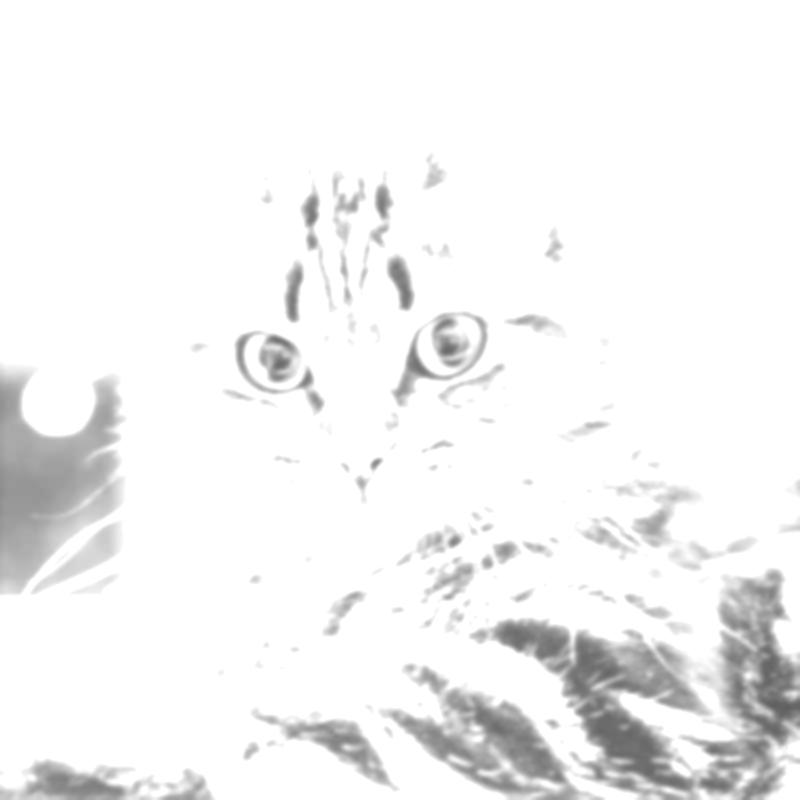
#> input picture cat.jpg, 800 x 800 px
$ python slider_blur.py
#> lines starting #> are read from the running program, lines starting #| are printed output that depends on the picture
import numpy as np
import matplotlib.pyplot as plt
# from scipy.ndimage import convolve
from matplotlib.widgets import Slider

import matplotlib.pyplot as plt
from PIL import Image
import os

def read_img(filepath):
#> called with filepath = '../cat.jpg'
	img = Image.open(filepath).convert('RGB')
#> img is the input picture: PIL image 800x800 RGB; min 94, max 255, mean 242.8
	return np.array(img, dtype=np.float32)

def save_img(img_arr, filepath):
	os.makedirs(os.path.dirname(filepath), exist_ok=True)
	Image.fromarray(img_arr).save(filepath)

def gauss_kernel(m, n, sigma):
	x = np.arange(-(m - 1) // 2, (m - 1) // 2 + 1)
	y = np.arange(-(n - 1) // 2, (n - 1) // 2 + 1)
	xx, yy = np.meshgrid(x, y)
	kernel = np.exp(-(xx ** 2 + yy ** 2) / (2 * sigma ** 2))
	kernel = kernel / np.sum(kernel)
	return kernel

def kernel_convolution_rfft(img_2d: np.ndarray, kernel: np.ndarray) -> np.ndarray:
	if kernel.ndim != 2:
		raise ValueError('Input kernel must be 2D')
	if img_2d.ndim != 3:
		raise ValueError('Input image must be 3D')
	norm_img = img_2d.astype(np.float32) / 255.0
	h, w, c = norm_img.shape
#> h = 800; w = 800; c = 3
	if kernel.shape[0] != kernel.shape[1]:
		raise ValueError('Kernel must be square')

	k = kernel.shape[0]
	pad = k // 2
	padded_img = np.pad(norm_img, ((pad, pad), (pad, pad), (0, 0)), mode='constant')
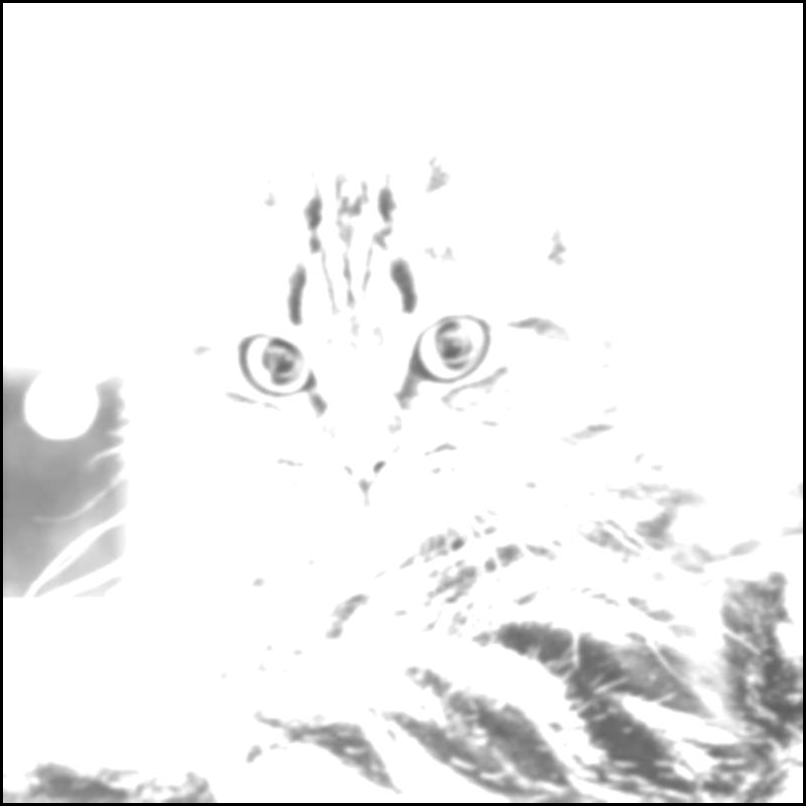
#> padded_img: shape (806, 806, 3) float32; min 0, max 1, mean 0.938
	fft_h = padded_img.shape[0] + k - 1
#> fft_h = 812
	fft_w = padded_img.shape[1] + k - 1
#> fft_w = 812
	kernel_fft = np.fft.rfft2(kernel.astype(np.float32), s=(fft_h, fft_w))
	result = np.empty((h, w, c), dtype=np.float32)
	r0, r1 = k - 1, padded_img.shape[0]
#> r0 = 6; r1 = 806
	c0, c1 = k - 1, padded_img.shape[1]
#> c0 = 6; c1 = 806
	for i in range(c):
		channel_fft = np.fft.rfft2(padded_img[:, :, i], s=(fft_h, fft_w))
		conv_fft = channel_fft * kernel_fft
		conv_real = np.fft.irfft2(conv_fft, s=(fft_h, fft_w))
		result[:, :, i] = conv_real[r0:r1, c0:c1]
#> this loop made 3 passes
#> pass 1, in kernel_convolution_rfft, `conv_real = np.fft.irfft2(conv_fft, s=(fft_h, fft_w))`:
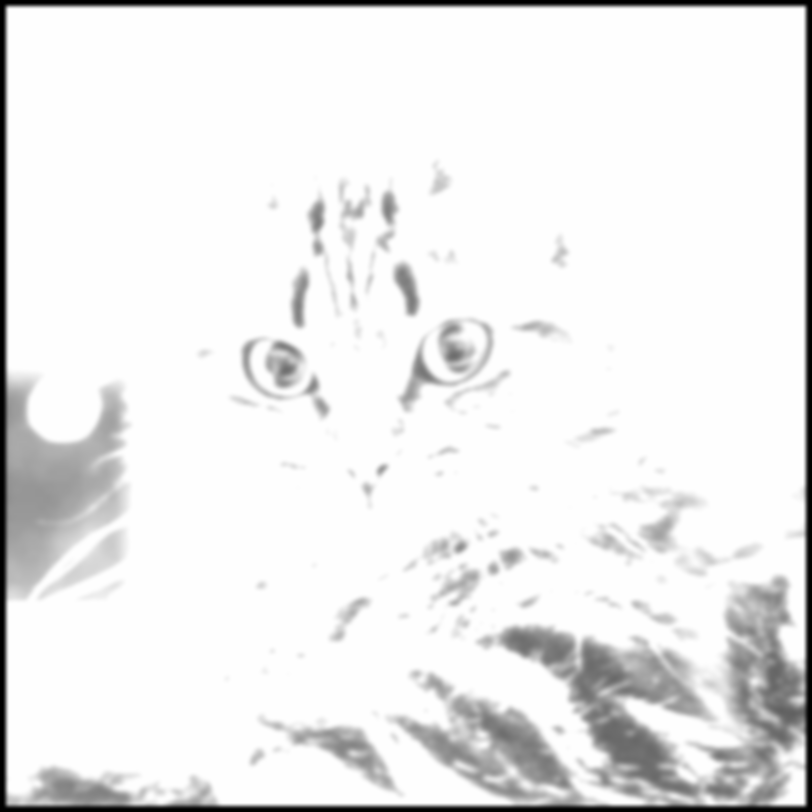
#> conv_real: shape (812, 812) float64; min -7e-16, max 1, mean 0.924; drawn with min black and max white
	return np.clip(result * 255.0, 0, 255).astype(np.uint8)

# Load a sample grayscale image
image = read_img("../cat.jpg")
# Parameters for the Gaussian kernel
kernel_size = 7  # Size of the kernel (odd number)
# Create the Gaussian kernel initially with a default sigma
sigma_init = 2.0
kernel = gauss_kernel(kernel_size, kernel_size, sigma_init)
blurred_image = kernel_convolution_rfft(image, kernel)

# Plot the original and blurred images
fig, axes = plt.subplots(1, 2, figsize=(10, 5))
axes[0].imshow(image)
axes[0].set_title("Original Image")
axes[0].axis('off')

blurred_im_ax = axes[1].imshow(blurred_image)
axes[1].set_title("Blurred Image")
axes[1].axis('off')

# Create a slider for sigma
ax_sigma = plt.axes([0.2, 0.01, 0.65, 0.03], facecolor='lightgoldenrodyellow')
sigma_slider = Slider(ax_sigma, 'Sigma', 0.1, 10.0, valinit=sigma_init, valstep=0.1)

def update(val):
	sigma = sigma_slider.val
	kernel = gauss_kernel(kernel_size, kernel_size, sigma)  # Create new kernel with updated sigma
	blurred_image = kernel_convolution_rfft(image, kernel)  # Apply convolution
	blurred_im_ax.set_data(blurred_image)  # Update the displayed blurred image
	fig.canvas.draw_idle()  # Redraw the canvas

# Register the update function with the slider
sigma_slider.on_changed(update)

# Display the plot
plt.show()
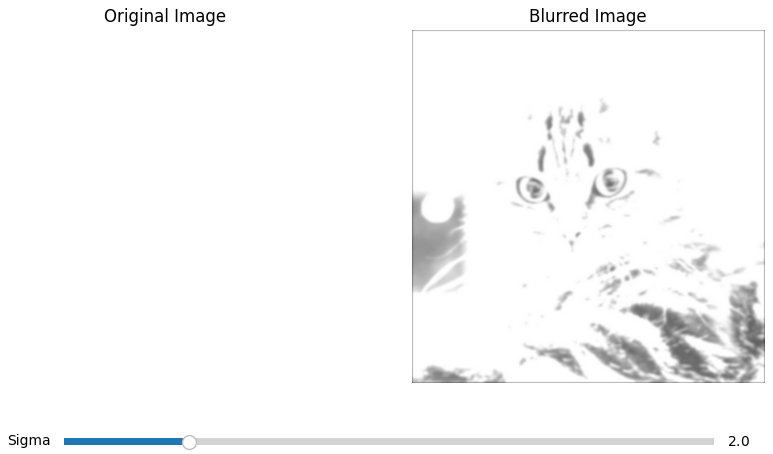
#> figure drawn by matplotlib, 3 panels
